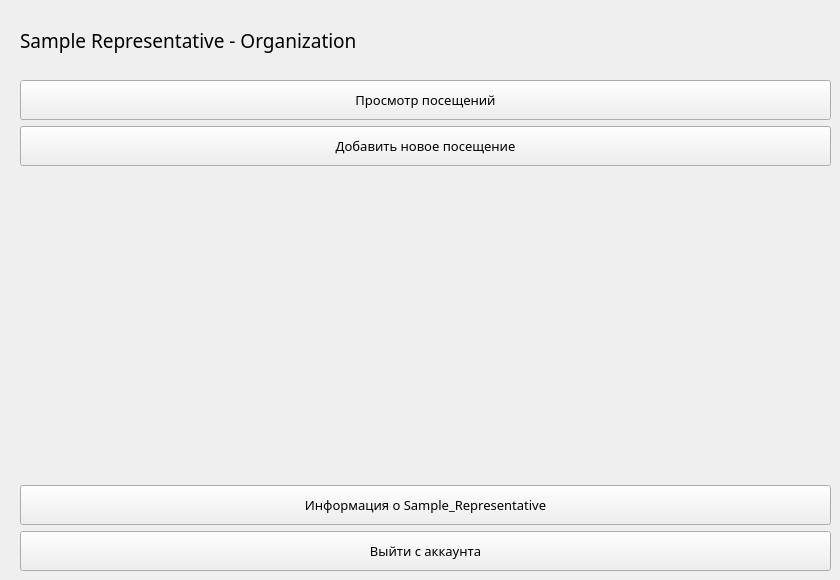
    <widget class="QWidget" name="represMainMenu">
     <widget class="QLabel" name="represHeaderLabel">
      <property name="geometry">
       <rect>
        <x>20</x>
        <y>20</y>
        <width>451</width>
        <height>41</height>
       </rect>
      </property>
      <property name="font">
       <font>
        <family>Century Gothic</family>
        <pointsize>14</pointsize>
        <underline>false</underline>
       </font>
      </property>
      <property name="text">
       <string>Sample Representative - Organization</string>
      </property>
     </widget>
     <widget class="QWidget" name="layoutWidget">
      <property name="geometry">
       <rect>
        <x>20</x>
        <y>80</y>
        <width>811</width>
        <height>491</height>
       </rect>
      </property>
      <layout class="QVBoxLayout" name="represButtons">
       <item>
        <widget class="QPushButton" name="represViewVisitsButton">
         <property name="minimumSize">
          <size>
           <width>0</width>
           <height>40</height>
          </size>
         </property>
         <property name="font">
          <font>
           <family>Century Gothic</family>
           <pointsize>10</pointsize>
          </font>
         </property>
         <property name="text">
          <string>Просмотр посещений</string>
         </property>
        </widget>
       </item>
       <item>
        <widget class="QPushButton" name="represAddNewVisitButton">
         <property name="minimumSize">
          <size>
           <width>0</width>
           <height>40</height>
          </size>
         </property>
         <property name="font">
          <font>
           <family>Century Gothic</family>
           <pointsize>10</pointsize>
          </font>
         </property>
         <property name="text">
          <string>Добавить новое посещение</string>
         </property>
        </widget>
       </item>
       <item>
        <spacer name="verticalSpacer_2">
         <property name="orientation">
          <enum>Qt::Vertical</enum>
         </property>
         <property name="sizeHint" stdset="0">
          <size>
           <width>20</width>
           <height>40</height>
          </size>
         </property>
        </spacer>
       </item>
       <item>
        <widget class="QPushButton" name="represInfoButton">
         <property name="minimumSize">
          <size>
           <width>0</width>
           <height>40</height>
          </size>
         </property>
         <property name="font">
          <font>
           <family>Century Gothic</family>
           <pointsize>10</pointsize>
          </font>
         </property>
         <property name="text">
          <string>Информация о Sample_Representative</string>
         </property>
        </widget>
       </item>
       <item>
        <widget class="QPushButton" name="represSignOutButton">
         <property name="minimumSize">
          <size>
           <width>0</width>
           <height>40</height>
          </size>
         </property>
         <property name="font">
          <font>
           <family>Century Gothic</family>
           <pointsize>10</pointsize>
          </font>
         </property>
         <property name="text">
          <string>Выйти с аккаунта</string>
         </property>
        </widget>
       </item>
      </layout>
     </widget>
    </widget>
